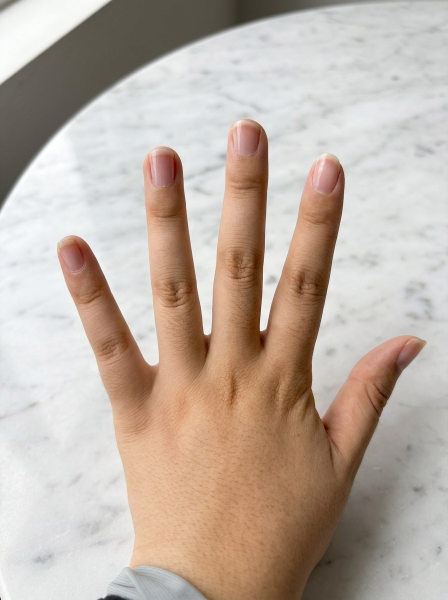
#> input picture nail_virtual_try_on/data/bare_hand_test.jpg, 896 x 1200 px (shown at 1/2 size)
$ python -i hand_detector.py   (imports and definitions only)
#> lines starting #> are read from the running program, lines starting #| are printed output that depends on the picture; after the words box and inside, x2 and y2 are one past the last pixel; in counts of white or black regions, pixels touching at a corner belong together
#> further down, picture is the input picture: shape (1200, 896, 3); mean B, G, R 164.7, 175.9, 190.2
# Hand Detector Module
# MediaPipe Tasks API (0.10+) hand landmark detection + nail region estimation

import cv2
import numpy as np
from pathlib import Path
from typing import Dict, List, Optional, Tuple

# ---------------------------------------------------------------------------
# MediaPipe landmark indices
# ---------------------------------------------------------------------------
# Each tuple: (tip, dip, pip, mcp)
FINGER_DEFS = {
    "thumb":  {"tip": 4, "dip": 3, "pip": 2, "mcp": 1},
    "index":  {"tip": 8, "dip": 7, "pip": 6, "mcp": 5},
    "middle": {"tip": 12, "dip": 11, "pip": 10, "mcp": 9},
    "ring":   {"tip": 16, "dip": 15, "pip": 14, "mcp": 13},
    "pinky":  {"tip": 20, "dip": 19, "pip": 18, "mcp": 17},
}

# Default model path.
# MediaPipe's C++ backend cannot open paths with non-ASCII (e.g. Chinese) characters
# on Windows, so we first try a plain-ASCII fallback location.
_DEFAULT_MODEL_ASCII = Path("C:/tmp/mediapipe/hand_landmarker.task")
_DEFAULT_MODEL_LOCAL = Path(__file__).parent.parent / "data" / "hand_landmarker.task"

def _resolve_model_path() -> Optional[Path]:
    if _DEFAULT_MODEL_ASCII.exists():
        return _DEFAULT_MODEL_ASCII
    # Try to copy to the ASCII path on-the-fly
    if _DEFAULT_MODEL_LOCAL.exists():
        try:
            import shutil
            _DEFAULT_MODEL_ASCII.parent.mkdir(parents=True, exist_ok=True)
            shutil.copy2(str(_DEFAULT_MODEL_LOCAL), str(_DEFAULT_MODEL_ASCII))
            return _DEFAULT_MODEL_ASCII
        except Exception:
            pass
    return None


class HandDetector:
    """
    Detects hand landmarks via MediaPipe Tasks API and estimates
    per-finger nail regions as oriented ellipses.

    Falls back to a skin-colour heuristic when MediaPipe is unavailable
    or the model file is missing.
    """

    def __init__(
        self,
        model_path: Optional[str] = None,
        max_num_hands: int = 2,
        min_detection_confidence: float = 0.5,
    ):
        self._mp_available = False
        self._detector = None

        mp_path = Path(model_path) if model_path else _resolve_model_path()
        if mp_path is None:
            print("[HandDetector] No model file found. Using fallback detection.")
            return

        if not mp_path.exists():
            print(f"[HandDetector] Model not found at {mp_path}. Using fallback detection.")
            return


        try:
            from mediapipe.tasks import python as mp_python
            from mediapipe.tasks.python import vision

            base_options = mp_python.BaseOptions(model_asset_path=str(mp_path))
            options = vision.HandLandmarkerOptions(
                base_options=base_options,
                running_mode=vision.RunningMode.IMAGE,
                num_hands=max_num_hands,
                min_hand_detection_confidence=min_detection_confidence,
                min_hand_presence_confidence=min_detection_confidence,
                min_tracking_confidence=0.4,
            )
            self._detector = vision.HandLandmarker.create_from_options(options)
            self._mp_available = True
        except Exception as e:
            print(f"[HandDetector] MediaPipe init failed: {e}. Using fallback detection.")

    # ------------------------------------------------------------------
    # Public API
    # ------------------------------------------------------------------

    def detect(self, image_bgr: np.ndarray) -> Dict:
        """
        Run detection on a BGR image.

        Returns
        -------
        {
          "detected": bool,
          "hands": [
            {
              "landmarks":  np.ndarray (21, 3)  # pixel coords (x, y, z_rel)
              "nail_masks": {"thumb": mask, ...}  # (H,W) uint8
              "hand_mask":  np.ndarray (H, W) uint8
              "nail_info":  {finger: geometry dict}
              "handedness": "Left" | "Right"
            }, ...
          ]
        }
        """
        if self._mp_available:
            return self._detect_mediapipe(image_bgr)
        return self._detect_fallback(image_bgr)

    # [214 lines left out: functions draw_debug, _detect_mediapipe, _estimate_nail_masks, _build_hand_mask, not called in this run]

    # ------------------------------------------------------------------
    # Fallback: YCrCb skin segmentation
    # ------------------------------------------------------------------

    def _detect_fallback(self, bgr: np.ndarray) -> Dict:
        """
        Very rough hand detection using YCrCb skin-colour segmentation.
        Used only when MediaPipe is unavailable.
        """
        h, w = bgr.shape[:2]
#> h = 1200; w = 896
        ycrcb    = cv2.cvtColor(bgr, cv2.COLOR_BGR2YCrCb)
#> ycrcb: shape (1200, 896, 3); mean of channels 0, 1, 2 178.9, 136.1, 120
        skin_mask = cv2.inRange(ycrcb, (0, 133, 77), (255, 173, 127))
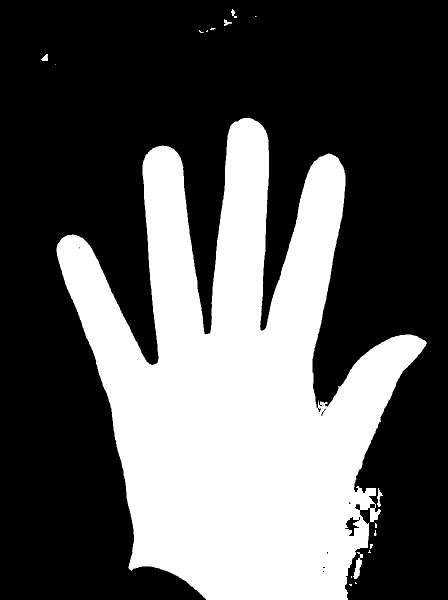
#> skin_mask: shape (1200, 896) (shown at 1/2 size); 34.8% white; 18 white regions (5 under 20 px), largest, box (x1, y1, x2, y2) and area: (113, 236, 854, 1200) 373093, (706, 1104, 726, 1158) 473, (754, 976, 766, 1014) 200

        kernel = cv2.getStructuringElement(cv2.MORPH_ELLIPSE, (7, 7))
        skin_mask = cv2.morphologyEx(skin_mask, cv2.MORPH_CLOSE, kernel, iterations=3)
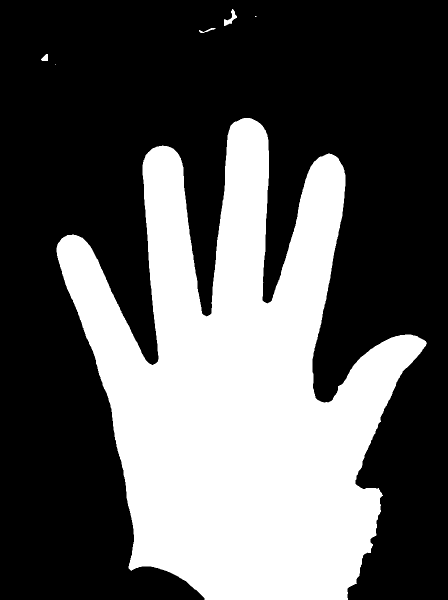
#> skin_mask: shape (1200, 896) (shown at 1/2 size); 35.3% white; 6 white regions (2 under 20 px), largest, box (x1, y1, x2, y2) and area: (113, 236, 854, 1200) 378898, (448, 18, 474, 52) 323, (82, 108, 96, 122) 138, (398, 56, 431, 66) 105
        skin_mask = cv2.morphologyEx(skin_mask, cv2.MORPH_OPEN,  kernel, iterations=2)
#> skin_mask: shape (1200, 896); 35.2% white; 1 white region

        contours, _ = cv2.findContours(skin_mask, cv2.RETR_EXTERNAL, cv2.CHAIN_APPROX_SIMPLE)
#> contours = 1 contour; box (x1, y1, x2, y2) and area: (113, 236, 853, 1200) 376482
        if not contours:
            return {"detected": False, "hands": []}

        largest = max(contours, key=cv2.contourArea)
#> largest = contour of 1757 points, box (x1, y1, x2, y2) (113, 236, 853, 1200), area 376482
        if cv2.contourArea(largest) < 5000:
            return {"detected": False, "hands": []}

        x, y, bw, bh = cv2.boundingRect(largest)
#> x = 113; y = 236; bw = 740; bh = 964
        cx = x + bw // 2
#> cx = 483
        offsets = [-0.35, -0.17, 0.0, 0.17, 0.33]
        finger_names = ["thumb", "index", "middle", "ring", "pinky"]

        nail_masks: Dict[str, np.ndarray] = {}
        for fname, dx in zip(finger_names, offsets):
            fx = cx + int(bw * dx)
            fy = y + bh // 6
            m  = np.zeros((h, w), dtype=np.uint8)
            cv2.ellipse(m, (fx, fy), (max(6, bw // 16), max(10, bh // 10)), 0, 0, 360, 255, -1)
            nail_masks[fname] = m
#> this loop made 5 passes
#> fx on passes 1 to 5: 224, 358, 483, 608, 727
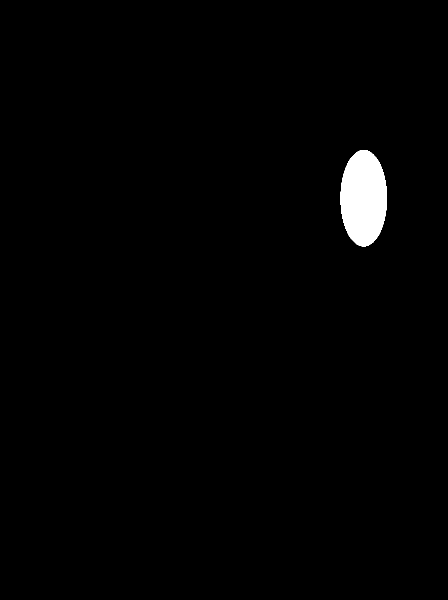
#> m: shape (1200, 896) (shown at 1/2 size); 1.3% white; 1 white region, box (x1, y1, x2, y2) and area: (681, 300, 774, 493) 14105
#> after the loop, nail_masks = 5 items

        hand_mask = np.zeros((h, w), dtype=np.uint8)
        cv2.drawContours(hand_mask, [largest], -1, 255, -1)

        landmarks = np.zeros((21, 3), dtype=np.float32)

        return {
            "detected": True,
            "hands": [
                {
                    "landmarks": landmarks,
                    "nail_masks": nail_masks,
                    "nail_info": {},
                    "hand_mask": hand_mask,
                    "handedness": "Right",
                }
            ],
        }


# ---------------------------------------------------------------------------
# Quick self-test
# ---------------------------------------------------------------------------
# [8 lines not run here, left out]

>>> import cv2
>>> picture = cv2.imread('../data/bare_hand_test.jpg')
>>> result = HandDetector().detect(picture)
#> result = 2 items
